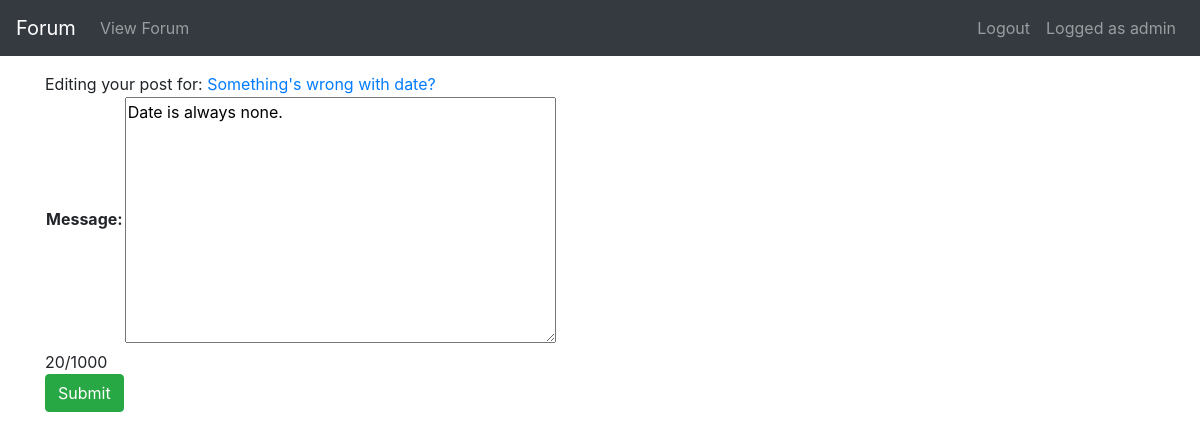
The app's page /forumapp/forum/5/thread/22/post/36/edit (signed in), older data.
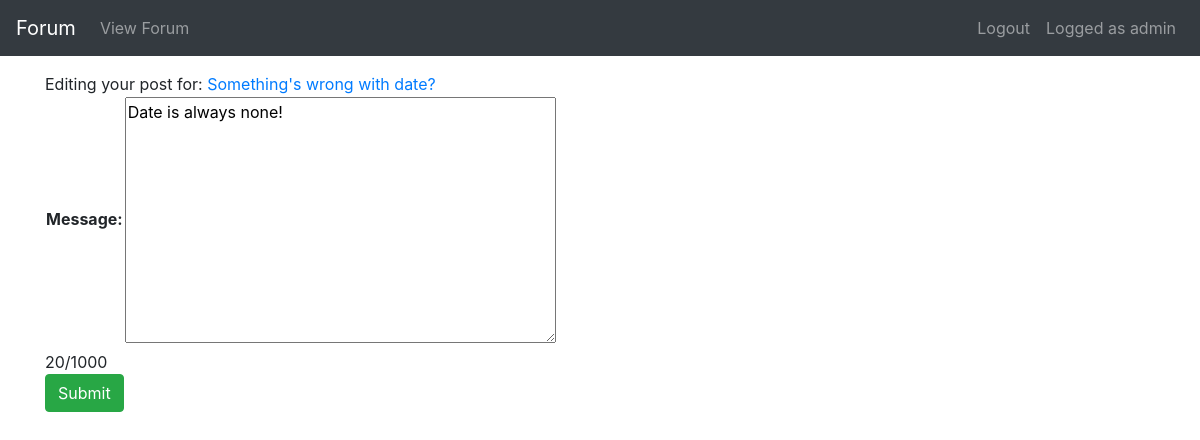
The same page, newer data.
### forumapp/models.py (models this page shows, shortened)
class ThreadResponse(models.Model):
    thread = models.ForeignKey(Thread, null=True, on_delete=models.CASCADE)
    created_datetime = models.DateTimeField(null=True)
    responder = models.ForeignKey(User, null=True, on_delete=models.CASCADE)
    message = models.TextField(max_length=1000)
    class Meta:
        permissions = [
            ('can_remove_any_response', 'Can remove ANY response.')
        ]

### forumapp/views.py (the view)
@login_required
def edit_post(request, fpk, tpk, ppk):
    if request.method == "POST":
        thread_response = ThreadResponse.objects.get(id=ppk)
        if request.user == thread_response.responder:
            form = ThreadResponseModelForm(request.POST)
            if form.is_valid():
                thread_response.message = form.cleaned_data['message']
                thread_response.save()
                return HttpResponseRedirect(
                    reverse(
                        'thread-view',
                        kwargs={
                            'fpk': fpk,
                            'tpk': tpk
                        }
                    )
                )
        else:
            return HttpResponseForbidden(
                "You are not allowed to remove this post."
            )
    else:
        thread_response = ThreadResponse.objects.get(id=ppk)
        form = ThreadResponseModelForm(instance=thread_response)
        return render(
            request,
            'forumapp/threadresponse_form.html',
            context={
                'form': form,
                'thread': Thread.objects.get(id=tpk),
                'forum': Forum.objects.get(id=fpk)
            }
        )

### forumapp/forms.py
class ThreadResponseModelForm(models.ModelForm):
    class Meta:
        model = ThreadResponse
        fields = ['message']

### forumapp/models.py (called while the page is built)
    def __str__(self):
        return self.name

### forumapp/templates/forumapp/threadresponse_form.html (shortened to what this page needs)
{% extends "forumapp/base.html" %}
{% block content %}
{% if form.message.value %}
<div>Editing your post for: <a href="{% url 'thread-view' forum.id thread.id %}">{{ thread }}</a></div>
{% else %}
<div>Responding to: <a href="{% url 'thread-view' forum.id thread.id %}">{{ thread }}</a></div>
{% endif %}
<form action="" method="post">
    <table>
        {{ form.as_table }}
    </table>
    <div id="chars_left"></div>
    <input class="btn btn-success" type="submit" value="Submit"/>
</form>
{% endblock %}

Row changes from the older to the newer data that the page shows:
changed ThreadResponse: message "Date is always none." → "Date is always none!"
